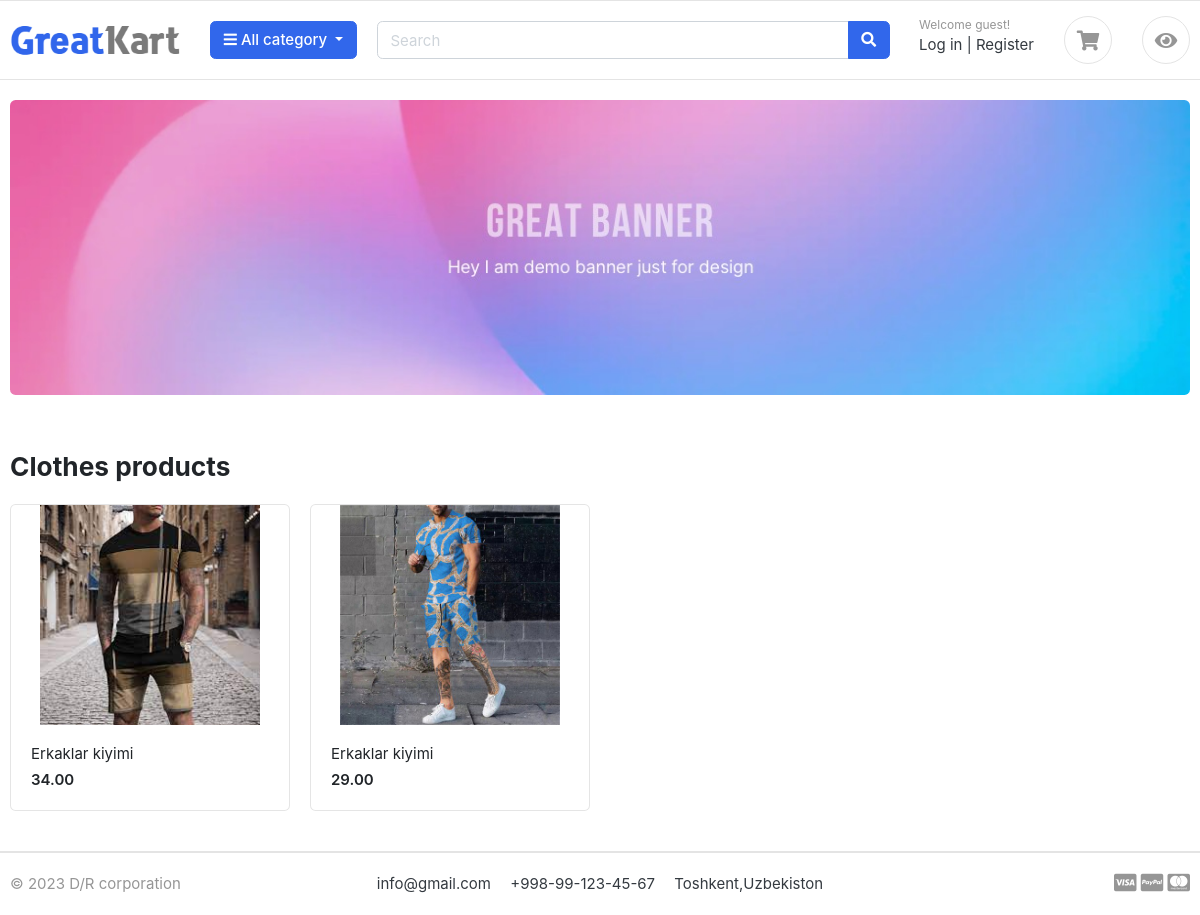
The page /Clothes/category on the database its author committed.
### productsapp/models.py (models this page shows, shortened)
class Category(models.Model):
    name = models.CharField(max_length=20)
    def __str__(self) -> str:
        return self.name

class Product(models.Model):
    author = models.ForeignKey(CustomUser, on_delete=models.CASCADE)
    category = models.ForeignKey(Category, on_delete=models.CASCADE)
    title = models.CharField(max_length=150)
    description = models.TextField()
    price = models.DecimalField(max_digits=10000000, decimal_places=2)
    address = models.CharField(max_length=150)
    phone_number = models.CharField(max_length=17)
    tg_username = models.CharField(max_length=150)
    date = models.DateTimeField(auto_now_add=True)
    class Meta:
        ordering = ('-id',)

class ProductImage(models.Model):
    product = models.ForeignKey(Product, on_delete=models.CASCADE)
    image = models.ImageField(upload_to='product_images')

### main/views.py (the view)
# urls.py: path('<str:category_name>/category', CategoryView.as_view(),name='category')
class CategoryView(View):
    def get(self, request,category_name):
        category = get_object_or_404(Category,name=category_name)
        products = Product.objects.filter(category=category)
        q = request.GET.get('q','')
        if q:
            products = products.filter(title__icontains=q)
        return render(request, 'category.html', {'products':products,'category':category})

### main/views.py (called while the page is built)
def for_all_pages(request):
    if request.user.is_authenticated:
        saveds_count = Saved.objects.filter(author=request.user)
    else:
        saveds_count = 0
    categories = Category.objects.all()
    if not 'recently_viewed' in request.session:
        products_viewed_count = []
    else:
        r_viewed = request.session['recently_viewed']
        products_viewed_count = Product.objects.filter(id__in = r_viewed)
    return {'categories':categories,'products_viewed_count':products_viewed_count,'saveds_count':saveds_count}

### templates/category.html
{% extends 'base.html' %}
{% load static %}
{% block content %}
    <section class="section-intro padding-y-sm">
		<div class="container">
		<div class="intro-banner-wrap">
			<img src="{% static 'images/banners/1.jpg' %}" class="img-fluid rounded">
		</div>
		</div>
		</section>
		<section class="section-name padding-y-sm">
		<div class="container">
		<header class="section-heading">
			<h3 class="section-title">{{category.name}} products</h3>
		</header>
		<div class="row">
			{% for i in products %}
			<div class="col-md-3">
				<div class="card card-product-grid">
					{% if i.productimage_set.exists %}
					<a href="{% url 'productsapp:detail' i.id %}" class="img-wrap"> <img src="{{i.productimage_set.all.first.image.url}}"> </a>
					{% endif %}
					<figcaption class="info-wrap">
						<a href="{% url 'productsapp:detail' i.id %}" class="title">{{i.title}}</a>
						<div class="price mt-1">{{i.price}}</div>
					</figcaption>
				</div>
			</div>
			{% endfor %}
		</div>
		</div>
		</section>
{% endblock content %}

### static/css/ui.css (style rules this page uses)
html { font-family: "Inter", sans-serif; font-size: 15px; }
.img-wrap { text-align: center; display: block; }
.img-wrap img { max-width: 100%; }
.padding-y-sm { padding-top: 20px; padding-bottom: 20px; }
.section-heading { margin-bottom: 20px; margin-top: 15px; }
.section-title { color: #212529; }
[class*=card-product] a.title { color: #212529; display: block; }
[class*=card-product] .img-wrap { overflow: hidden; position: relative; }
[class*=card-product] .img-wrap img { height: 100%; max-width: 100%; width: auto; display: inline-block; -o-object-fit: cover; object-fit: cover; }
.card-product-grid { margin-bottom: 20px; }
.card-product-grid .img-wrap { border-radius: 0.2rem 0.2rem 0 0; height: 220px; }
.card-product-grid .info-wrap { overflow: hidden; padding: 18px 20px; }
.card .img-wrap { overflow: hidden; }
.price { font-weight: 600; color: #212529; }

### templates/base.html (style rules this page uses)
img { object-fit: contain; }

### rows shown on the page
Category: name "Clothes"
Product: productimage_set.all.first.image (picture), title "Erkaklar kiyimi", price "34.00"
Product: productimage_set.all.first.image (picture), title "Erkaklar kiyimi", price "29.00"
